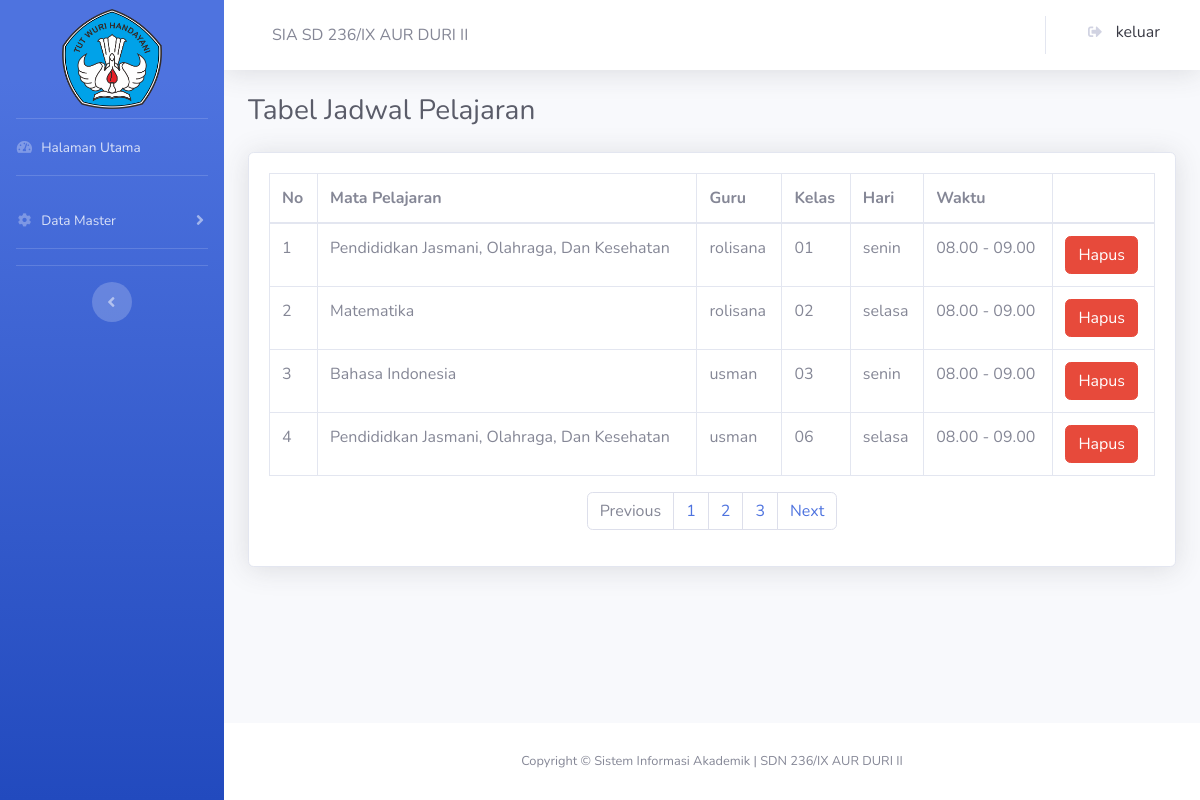
The app's page /SIA/jadwal_pelajaran.php (signed in) with its own data.
### tables this page shows
CREATE TABLE `jadwal` (
  `kd_jadwal` varchar(8) NOT NULL,
  `kd_mp` varchar(8) NOT NULL,
  `nip` char(20) NOT NULL,
  `kd_kelas` varchar(8) NOT NULL,
  `hari` varchar(10) NOT NULL,
  `jam_mulai` varchar(5) NOT NULL,
  `jam_selesai` varchar(5) NOT NULL
);

CREATE TABLE `mapel` (
  `kd_mp` varchar(8) NOT NULL,
  `nama_mp` varchar(50) NOT NULL
);

CREATE TABLE `guru` (
  `nip` char(20) NOT NULL,
  `nama_guru` varchar(30) NOT NULL,
  `ttl` varchar(50) NOT NULL,
  `no_guru` char(13) NOT NULL,
  `status_guru` varchar(20) NOT NULL,
  `jenis_kelamin` enum('Laki-Laki','Perempuan','','') NOT NULL,
  `gambar_guru` varchar(100) NOT NULL
);

CREATE TABLE `kelas` (
  `kd_kelas` varchar(8) NOT NULL,
  `nama_kelas` varchar(8) NOT NULL
);

### SIA/koneksi.php (called while the page is built, shortened)
<?php
$conn = mysqli_connect("localhost", "root", "", "kp");
function query($query)
{
	global $conn;
	$result = mysqli_query($conn, $query);
	$rows = [];
	while ($row = mysqli_fetch_assoc($result)) {
		$rows[] = $row;
	}
	return $rows;
}

### SIA/jadwal_pelajaran.php (the view, shortened to what this page needs)
<?php
require 'koneksi.php';
if (!isset($_SESSION["masuk"])) {
    header("Location: login.php ");
    exit;
} else {
    $masuk = $_SESSION['masuk'];
    $sql_masuk = mysqli_query($conn, "SELECT * FROM user WHERE username = '$masuk'");
    $vusr = mysqli_fetch_array($sql_masuk);
    $lvl = $vusr['level'];
}
if ($lvl == 'admin') {
    $jadwal = query("SELECT * FROM jadwal
INNER JOIN mapel ON jadwal.kd_mp = mapel.kd_mp
INNER JOIN guru ON jadwal.nip = guru.nip
INNER JOIN kelas ON jadwal.kd_kelas = kelas.kd_kelas
ORDER BY nama_kelas ASC");
} else if ($lvl == 'guru') {
    $jadwal = query("SELECT * FROM jadwal
    INNER JOIN mapel ON jadwal.kd_mp = mapel.kd_mp
    INNER JOIN guru ON jadwal.nip = guru.nip
    INNER JOIN kelas ON jadwal.kd_kelas = kelas.kd_kelas
    WHERE jadwal.nip = '$masuk'
    ORDER BY nama_kelas ASC");
} else if ($lvl = 'siswa') {
    $kd_kelas = $_GET['kd_kelas'];
    $jadwal = query("SELECT * FROM jadwal
    INNER JOIN mapel ON jadwal.kd_mp = mapel.kd_mp
    INNER JOIN guru ON jadwal.nip = guru.nip
    INNER JOIN kelas ON jadwal.kd_kelas = kelas.kd_kelas
    WHERE jadwal.kd_kelas = '$kd_kelas'
    ORDER BY nama_kelas ASC");
}
?>
<!DOCTYPE html>
<html lang="en">
<head>
    <link href="vendor/fontawesome-free/css/all.min.css" rel="stylesheet" type="text/css">
    <link href="css/sb-admin-2.min.css" rel="stylesheet">
</head>
<body id="page-top">
    <div id="wrapper">
        <ul class="navbar-nav bg-gradient-primary sidebar sidebar-dark accordion" id="accordionSidebar">
            <br>
            <a class="sidebar-brand d-flex align-items-center justify-content-center"">
                <div>
                    <img src=" logo_sekolah.png" width="100" height="100">
    </div>
    </a> <br>
    <hr class="sidebar-divider my-0">
    <li class="nav-item">
        <a class="nav-link" href="index.php">
            <i class="fas fa-fw fa-tachometer-alt"></i>
            <span>Halaman Utama</span></a>
    </li>
    <hr class="sidebar-divider">
    <?php
    if ($lvl == 'admin') :
    ?>
        <li class="nav-item">
            <a class="nav-link collapsed" href="#" data-toggle="collapse" data-target="#collapseTwo" aria-expanded="true" aria-controls="collapseTwo">
                <i class="fas fa-fw fa-cog"></i>
                <span>Data Master</span>
            </a>
        </li>
    <?php
    endif;
    ?>
    <hr class="sidebar-divider">
    <hr class="sidebar-divider d-none d-md-block">
    <div class="text-center d-none d-md-inline">
        <button class="rounded-circle border-0" id="sidebarToggle"></button>
    </div>
    </ul>
    <div id="content-wrapper" class="d-flex flex-column">
        <div id="content">
            <nav class="navbar navbar-expand navbar-light bg-white topbar mb-4 static-top shadow">
                <form class="d-none d-sm-inline-block form-inline mr-auto ml-md-3 my-2 my-md-0 mw-100 navbar-search">
                    <div class="sidebar-brand-text mx-3">SIA SD 236/IX AUR DURI II</div>
                </form>
                <ul class="navbar-nav ml-auto">
                    <li class="nav-item dropdown no-arrow">
                        <a class="dropdown-item" href="logout.php" data-toggle="modal" data-target="#logoutModal">
                            <i class="fas fa-sign-out-alt fa-sm fa-fw mr-2 text-gray-400"></i>
                            keluar
                        </a>
                    </li>
                </ul>
            </nav>
            <div class="container-fluid">
                <h1 class="h3 mb-4 text-gray-800">Tabel Jadwal Pelajaran</h1>
                <div class="card shadow mb-4">
                    <div class="card-body">
                        <div class="table-responsive">
                            <table class="table table-bordered" id="dataTable" width="100%" cellspacing="10">
                                <thead>
                                    <tr>
                                        <th>No</th>
                                        <th>Mata Pelajaran</th>
                                        <th>Guru</th>
                                        <th>Kelas</th>
                                        <th>Hari</th>
                                        <th>Waktu</th>
                                        <th></th>
                                    </tr>
                                </thead>
                                <tbody>
                                    <?php $i = 1;    ?>
                                    <?php foreach ($jadwal as $jdl) : ?>
                                        <tr>
                                            <td><?= $i; ?> </td>
                                            <td><?= $jdl["nama_mp"]; ?></td>
                                            <td><?= $jdl["nama_guru"]; ?></td>
                                            <td><?= $jdl["nama_kelas"]; ?></td>
                                            <td><?= $jdl["hari"]; ?></td>
                                            <td><?= $jdl["jam_mulai"]; ?> - <?= $jdl["jam_selesai"]; ?></td>
                                            <td>
                                                <?php
                                                if ($lvl == 'admin') :
                                                ?>
                                                    <a class="btn btn-danger" href="hapus_jadwal.php?kd_jadwal=<?= $jdl["kd_jadwal"]; ?>" role="button" onclick=" return confirm   ('Apa Anda ingin menghapus data ini?');">
                                                        Hapus</a>
                                                <?php endif; ?>
                                            </td>
                                        </tr>
                                        <?php $i++; ?>
                                    <?php endforeach ?>
                                </tbody>
                            </table>
                            <nav aria-label="Page navigation example">
                                <ul class="pagination justify-content-center">
                                    <li class="page-item disabled">
                                        <a class="page-link">Previous</a>
                                    </li>
                                    <li class="page-item"><a class="page-link" href="#">1</a></li>
                                    <li class="page-item"><a class="page-link" href="#">2</a></li>
                                    <li class="page-item"><a class="page-link" href="#">3</a></li>
                                    <li class="page-item">
                                        <a class="page-link" href="#">Next</a>
                                    </li>
                                </ul>
                            </nav>
                        </div>
                    </div>
                </div>
            </div>
        </div>
        <footer class="sticky-footer bg-white">
            <div class="container my-auto">
                <div class="copyright text-center my-auto">
                    <span>Copyright &copy; Sistem Informasi Akademik | SDN 236/IX AUR DURI II</span>
                </div>
            </div>
        </footer>
    </div>
    </div>
</body>
</html>

### records on screen
jadwal: kd_mp.nama_mp "Pendididkan Jasmani, Olahraga, Dan Kesehatan", nip.nama_guru "rolisana", kd_kelas.nama_kelas "01", hari "senin", jam_mulai "08.00", jam_selesai "09.00"
jadwal: kd_mp.nama_mp "Matematika", nip.nama_guru "rolisana", kd_kelas.nama_kelas "02", hari "selasa", jam_mulai "08.00", jam_selesai "09.00"
jadwal: kd_mp.nama_mp "Bahasa Indonesia", nip.nama_guru "usman", kd_kelas.nama_kelas "03", hari "senin", jam_mulai "08.00", jam_selesai "09.00"
jadwal: kd_mp.nama_mp "Pendididkan Jasmani, Olahraga, Dan Kesehatan", nip.nama_guru "usman", kd_kelas.nama_kelas "06", hari "selasa", jam_mulai "08.00", jam_selesai "09.00"
